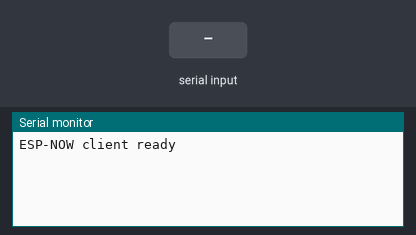
Simulated run of this sketch. Board: ESP8266 (NodeMCU). On the bench: the last lines printed to the serial monitor. The test bench sets the inputs (shaded band).

Above: at 1.2 s.
1.3 s: "1" received over Serial
At 2.5 s:
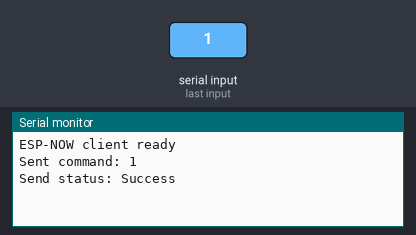
2.8 s: "0" received over Serial
At 3.8 s:
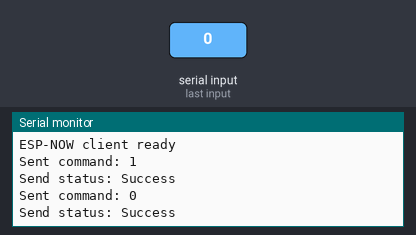
4.3 s: "2" received over Serial
At 4.9 s:
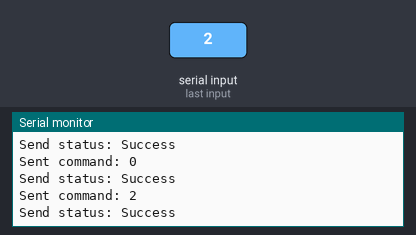

The sketch:

espnow_client_hand.ino
```cpp
#include <ESP8266WiFi.h>
#include <espnow.h>

uint8_t serverMac[] = {0xFF, 0xFF, 0xFF, 0xFF, 0xFF, 0xFF};
uint8_t bombMac[] = {0xDC, 0x4F, 0x22, 0x2C, 0x9B, 0x13};

void onDataSent(uint8_t *mac_addr, uint8_t sendStatus) {
  Serial.print("Send status: ");
  Serial.println(sendStatus == 0 ? "Success" : "Fail");
}

void setup() {
  Serial.begin(9600);
  WiFi.mode(WIFI_STA);
  WiFi.disconnect();

  if (esp_now_init() != 0) {
    Serial.println("ESP-NOW init failed");
    return;
  }

  esp_now_register_send_cb(onDataSent);
  esp_now_set_self_role(ESP_NOW_ROLE_CONTROLLER);

  if (esp_now_add_peer(serverMac, ESP_NOW_ROLE_SLAVE, 1, NULL, 0) != 0) {
    Serial.println("Failed to add peer");
    return;
  }

  Serial.println("ESP-NOW client ready");
}

void loop() {
  if (Serial.available()) {
    char cmd = Serial.read();

    if (cmd != 'Z') {
      esp_now_send(serverMac, (uint8_t *)&cmd, sizeof(cmd));
    } else {
      esp_now_send(bombMac, (uint8_t *)&cmd, 1);
    }

    Serial.print("Sent command: ");
    Serial.println(cmd);
  }
}
```

Measured:
- after the input at 1.3 s, the serial monitor: prints a new line at once (image 1)
- after the input at 2.8 s, the serial monitor: prints a new line at once (image 2)
- after the input at 4.3 s, the serial monitor: prints a new line at once (image 3)
